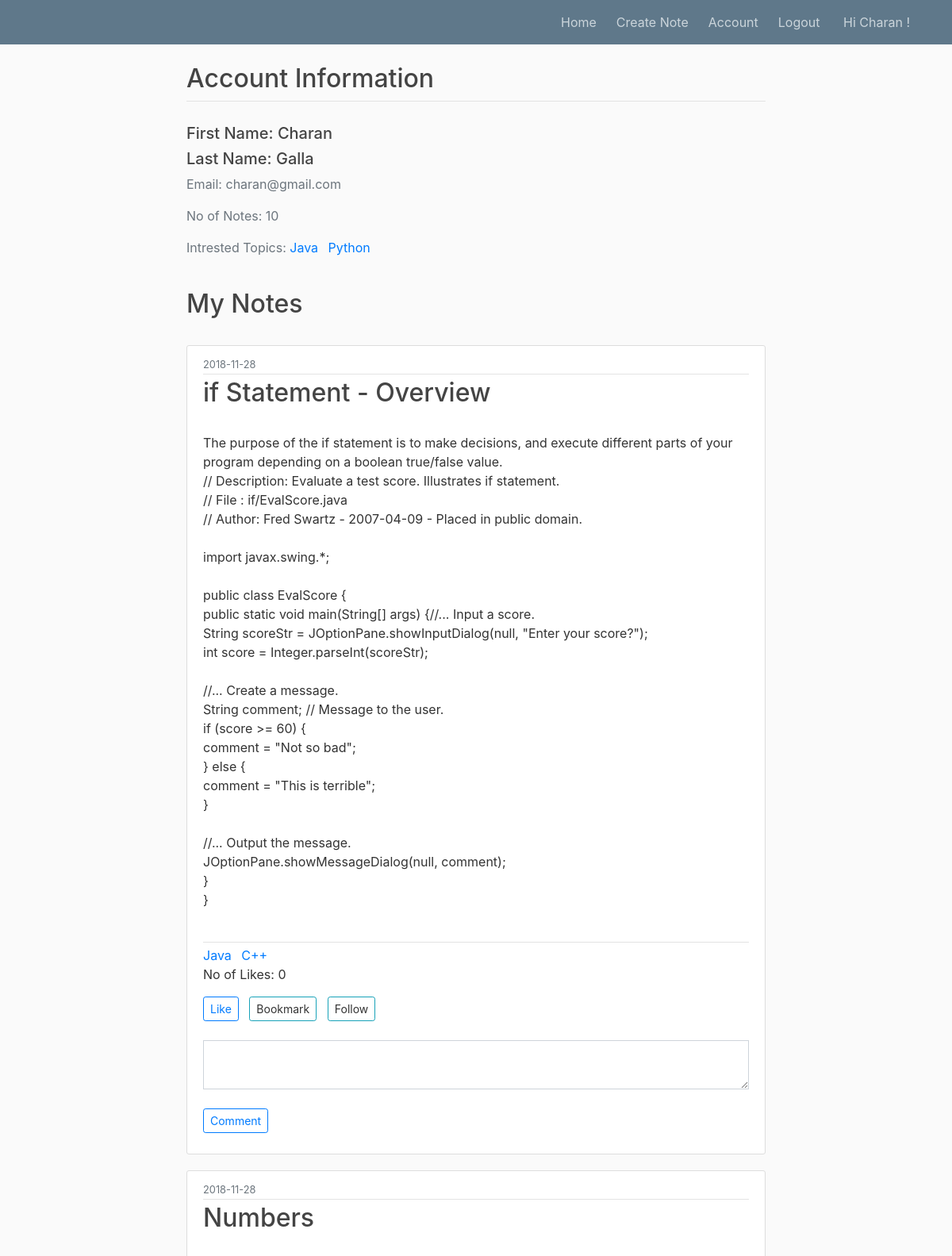
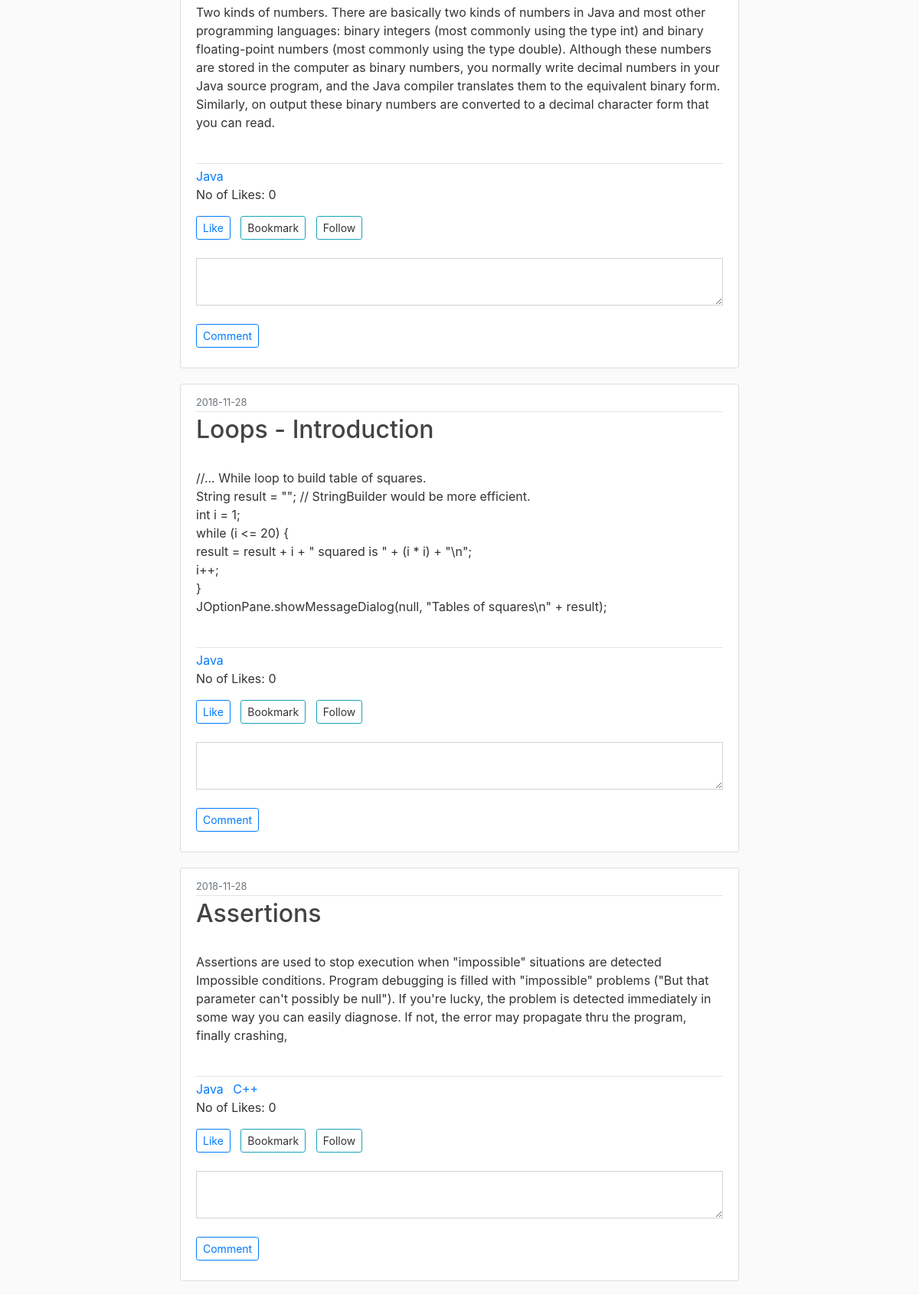
Page /account (signed in, upper part) on the committed database (2 pictures, top to bottom).
### flaskblog/models.py (models this page shows, shortened)
class User(db.Model, UserMixin):
    id = db.Column(db.Integer, primary_key=True)
    firstname = db.Column(db.String(20), nullable=False)
    lastname = db.Column(db.String(20), nullable=False)
    email = db.Column(db.String(120), unique=True, nullable=False)
    password = db.Column(db.String(60), nullable=False)
    note = db.relationship('Note', backref='author', lazy=True)

class Tag(db.Model):
    id = db.Column(db.Integer, primary_key=True)
    name = db.Column(db.String(100), nullable=False)
    usertags = db.relationship('User', secondary='tagmapper', backref=db.backref('usertags', lazy='dynamic'))
    notetags = db.relationship('Note', secondary='notemapper', backref=db.backref('notetags', lazy='dynamic'))

class Note(db.Model):
    id = db.Column(db.Integer, primary_key=True)
    title = db.Column(db.String(100), nullable=False)
    date_created = db.Column(db.DateTime, nullable=False, default=datetime.utcnow)
    content = db.Column(db.Text, nullable=False)
    mode = db.Column(db.String(10), nullable=False)
    likes = db.Column(db.Integer, default= 0)
    user_id = db.Column(db.Integer, db.ForeignKey('user.id'), nullable=False)

### flaskblog/routes.py (the view)
@app.route("/account")
@login_required
def account():
    user = User.query.filter_by(id=current_user.id).first_or_404()
    notes = Note.query.order_by(Note.date_created.desc()).filter_by(user_id = current_user.id)
    notecount = Note.query.filter_by(user_id = current_user.id).count()
    return  render_template('account.html', notes = notes, count = notecount, user = user)

### flaskblog/models.py (called while the page is built)
@login_manager.user_loader
def load_user(user_id):
    return User.query.get(int(user_id))

### flaskblog/templates/account.html
{% extends "layout.html" %}
{% block content %}
<div class="article-metadata">
  <h2>Account Information</h2>
</div>
<br>
<div class="plugcard">
    <h5>First Name: {{ current_user.firstname }} </h5>
    <h5>Last Name: {{ current_user.lastname }} </h5>
    <p class="text-secondary"> Email: {{ current_user.email }}</p>
    <p class="text-secondary"> No of Notes: {{ count }}</p>
    <p class="text-secondary"> Intrested Topics:
    {% for n in user.usertags %}
      <a class="mr-2" href="{{ url_for('tags', tag_id=n.id) }}">{{ n.name }}</a>
    {% endfor %}
    </p>
</div>
<br>
<h2>My Notes</h2>
<br>
{% for note in notes %}
    <article class="media content-section">
      <div class="media-body">
        <div class="article-metadata">
          <small class="text-muted">{{ note.date_created.strftime('%Y-%m-%d') }}</small>
        </div>
        <div class="article-metadata">
          <h2><a class="article-title" href="{{ url_for('note', note_id=note.id) }}">{{ note.title }}</a></h2><br>
          <p class="article-content">{{ note.content }}</p><br>
      </div>
      {% for n in note.notetags %}
        <a class="mr-2" href="{{ url_for('tags', tag_id=n.id) }}">{{ n.name }}</a>
      {% endfor %}
      <div class="form-group">
        <p class="article-content"> No of Likes: {{ note.likes }}</p>
        <a  class="btn btn-outline-primary btn-sm"  href="{{ url_for('like', note_id=note.id) }}">Like</a>&nbsp&nbsp
        <a  class="btn btn-outline-info btn-sm">Bookmark</a>&nbsp&nbsp
        <a  class="btn btn-outline-info btn-sm">Follow</a>
        <br>
        <br>
        <textarea class="form-control rounded-0" id="exampleFormControlTextarea2" rows="2"></textarea><br>
        <p><a class="btn btn-outline-primary btn-sm" data-toggle="collapse" href="#collapseExample" role="button" aria-expanded="false" aria-controls="collapseExample"> Comment </a></p>
      </div>
      </div>
    </article>
{% endfor %}
{% endblock content %}

### flaskblog/templates/layout.html (shortened to what this page needs)
<!DOCTYPE html>
<html>
<head>
    <link rel="stylesheet" href="https://maxcdn.bootstrapcdn.com/bootstrap/4.0.0/css/bootstrap.min.css">
    <link rel="stylesheet" type="text/css" href="{{ url_for('static', filename='main.css') }}">
</head>
<body>
    <header class="site-header">
    {% if current_user.is_authenticated %}
      <nav class="navbar navbar-expand-md navbar-dark bg-steel fixed-top">
        <div class="container">
          <div class="collapse navbar-collapse" id="navbarToggle">
            <div class="navbar-nav">
                <a class="nav-item nav-link" href="{{ url_for('home') }}">Home</a>&nbsp&nbsp
                <a class="nav-item nav-link" href="{{ url_for('new_note') }}">Create Note</a>&nbsp&nbsp
                <a class="nav-item nav-link" href="{{ url_for('account') }}">Account</a>&nbsp&nbsp
                <a class="nav-item nav-link" href="{{ url_for('logout') }}">Logout</a>&nbsp&nbsp&nbsp
                <a class="nav-item nav-link">Hi {{ current_user.firstname }} !</a>
            </div>
          </div>
        </div>
      </nav>
    {% endif %}
    </header>
    <main role="main" class="container">
      <div class="row">
        <div class="col-md-8">
            {% block content %}{% endblock %}        </div>
      </div>
    </main>
</body>
</html>

### flaskblog/static/main.css (style rules this page uses)
body { background: #fafafa; color: #333333; margin-top: 5rem; }
h1, h2, h3, h4, h5, h6 { color: #444444; }
.bg-steel { background-color: #5f788a; }
.site-header .navbar-nav .nav-link { color: #cbd5db; }
.content-section { background: #ffffff; padding: 10px 20px; border: 1px solid #dddddd; border-radius: 3px; margin-bottom: 20px; margin-left: auto; margin-right: auto; }
.article-title { color: #444444; }
.article-content { white-space: pre-line; }
.article-metadata { padding-bottom: 1px; margin-bottom: 4px; border-bottom: 1px solid #e3e3e3 }

### flaskblog/templates/layout.html (style rules this page uses)
.col-md-8 { margin-left: auto; margin-right: auto; margin-top: auto; margin-bottom: auto; }

### rows in the picture
User: firstname "Charan", lastname "Galla", email "charan@gmail.com"
Tag: name "Java"
Tag: name "Python"
Note: date_created "2018-11-28", title "if Statement - Overview", content "The purpose of the if statement is to make decisions, and execute different parts of your program depending on a boolean true/false value. // Description: Evaluate a test score. Illustrates if statement. // File : if/EvalScore.java // Author: Fred Swartz - 2007-04-09 - Placed in public domain. import javax.swing.*; public class EvalScore { public static void main(String[] args) {//... Input a score. String scoreStr = JOptionPane.showInputDialog(null, \"Enter your score?\"); int score = Integer.parseInt(scoreStr); //... Create a message. String comment; // Message to the user. if (score >= 60) { comment = \"Not so bad\"; } else { comment = \"This is terrible\"; } //... Output the message.…", likes "0"
Tag: name "C++"
Note: date_created "2018-11-28", title "Numbers", content "Two kinds of numbers. There are basically two kinds of numbers in Java and most other programming languages: binary integers (most commonly using the type int) and binary floating-point numbers (most commonly using the type double). Although these numbers are stored in the computer as binary numbers, you normally write decimal numbers in your Java source program, and the Java compiler translates them to the equivalent binary form. Similarly, on output these binary numbers are converted to a decimal character form that you can read.", likes "0"
Note: date_created "2018-11-28", title "Loops - Introduction", content "//... While loop to build table of squares. String result = \"\"; // StringBuilder would be more efficient. int i = 1; while (i <= 20) { result = result + i + \" squared is \" + (i * i) + \"\\n\"; i++; } JOptionPane.showMessageDialog(null, \"Tables of squares\\n\" + result);", likes "0"
Note: date_created "2018-11-28", title "Assertions", content "Assertions are used to stop execution when \"impossible\" situations are detected Impossible conditions. Program debugging is filled with \"impossible\" problems (\"But that parameter can't possibly be null\"). If you're lucky, the problem is detected immediately in some way you can easily diagnose. If not, the error may propagate thru the program, finally crashing,", likes "0"

### other values in the picture
{{ count }} "10"
